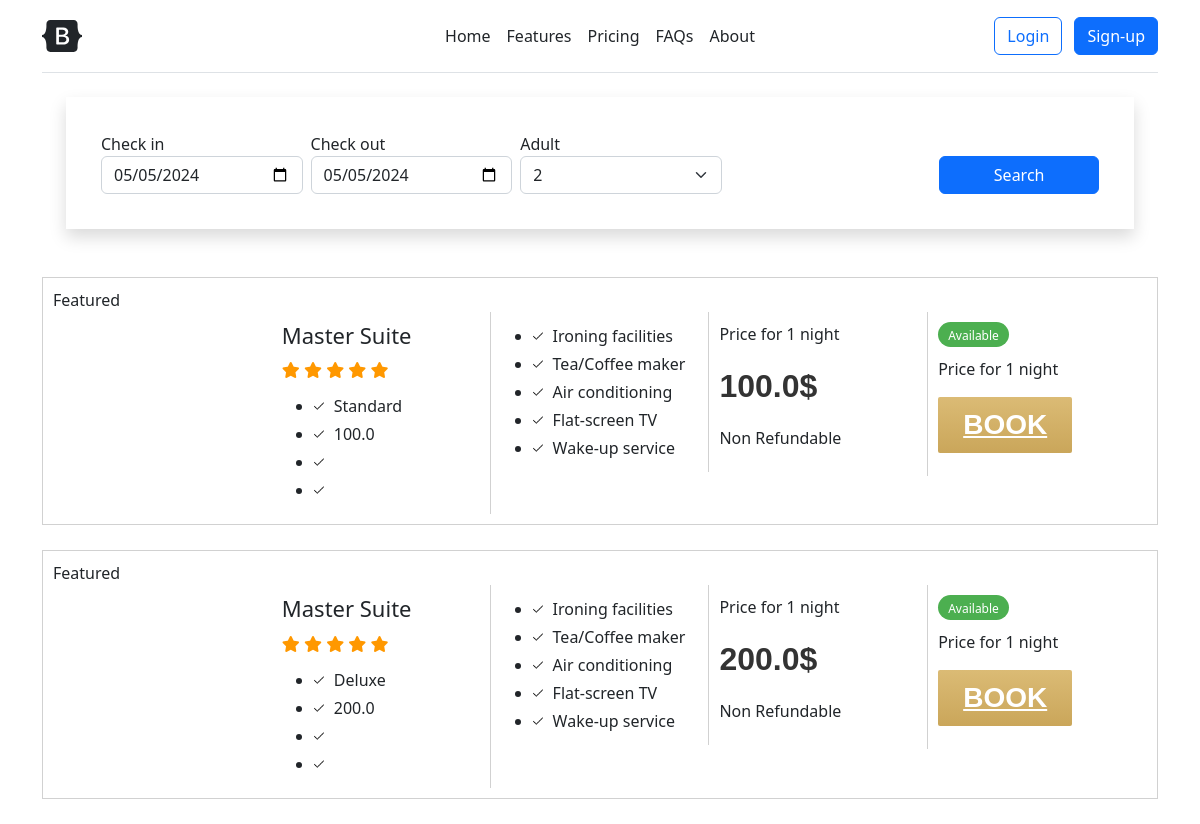
The page / on the database its author committed.
### models.py (models this page shows, shortened)
class Room(db.Model):
    id = db.Column(db.Integer, primary_key=True)
    room_no = db.Column(db.String(50))
    image = db.Column(db.String(255))
    description = db.Column(db.Text)
    room_type_id = db.Column(db.Integer, db.ForeignKey('room_type.id'))
    room_type = db.relationship('RoomType', backref=db.backref('room', lazy=True))

class RoomType(db.Model):
    id = db.Column(db.Integer, primary_key=True)
    name = db.Column(db.String(50))
    price_per_night = db.Column(db.Float)
    capacity = db.Column(db.Integer)
    bed_quantity = db.Column(db.Integer)
    def __str__(self) -> str:
        return self.name

### views.py (the view)
@app.route('/')
def index():
    current_time = datetime.now().strftime('%Y-%m-%d')
    rooms = models.Room.query.all()
    return render_template('index.html'
                           , current_time=current_time
                           , rooms=rooms)

### templates/index.html (shortened to what this page needs)
<!doctype html>
<html lang="en">
<head>
    <link rel="stylesheet" href="{{ url_for('static', filename='assets/css/fontawesome.css') }}" />
    <link rel="stylesheet" href="{{ url_for('static', filename='assets/css/brands.css') }}" />
    <link rel="stylesheet" href="{{ url_for('static', filename='assets/css/solid.css') }}" />
    <link rel="stylesheet" href="{{ url_for('static', filename='assets/dist/css/bootstrap.min.css') }}" />
    <link href="{{ url_for('static', filename='headers.css') }}" rel="stylesheet" />
</head>
<body>
    <main>
        <div class="container">
            <header
                class="d-flex flex-wrap align-items-center justify-content-center justify-content-md-between py-3 mb-4 border-bottom">
                <a href="/" class="d-flex align-items-center col-md-3 mb-2 mb-md-0 text-dark text-decoration-none">
                    <svg class="bi me-2" width="40" height="32" role="img" aria-label="Bootstrap">
                        <use xlink:href="#bootstrap" />
                    </svg>
                </a>
                <ul class="nav col-12 col-md-auto mb-2 justify-content-center mb-md-0">
                    <li><a href="#" class="nav-link px-2 link-dark">Home</a></li>
                    <li><a href="#" class="nav-link px-2 link-dark">Features</a></li>
                    <li><a href="#" class="nav-link px-2 link-dark">Pricing</a></li>
                    <li><a href="#" class="nav-link px-2 link-dark">FAQs</a></li>
                    <li><a href="#" class="nav-link px-2 link-dark">About</a></li>
                </ul>
                <div class="col-md-3 text-end">
                    {% if current_user.is_authenticated %}
                    <a class="btn my-btn btn-outline-primary" href="{{ url_for('logout') }}">Log-out</a>
                    {% else %}
                    <a type="button" class="btn btn-outline-primary me-2" href="{{ url_for('login') }}">Login</a>
                    <a type="button" class="btn btn-primary" href="#">Sign-up</a>
                    {% endif %}
                </div>
            </header>
            <div class="container-fluid booking pb-5 wow fadeIn" data-wow-delay="0.1s">
                <div class="container">
                    <div class="bg-white shadow" style="padding: 35px;">
                        <div class="row g-2">
                            <div class="col-md-10">
                                <div class="row g-2">
                                    <div class="col-md-3">
                                        <label for="date1">Check in</label>
                                        <input type="date" class="form-control" placeholder="Check in"
                                            name="checkin_date" value="{{ current_time }}" />
                                    </div>
                                    <div class="col-md-3">
                                        <label for="date2">Check out</label>
                                        <input type="date" class="form-control" placeholder="Check out"
                                            name="checkout_date" value="{{ current_time }}" />
                                    </div>
                                    <div class="col-md-3">
                                        <label for="room">Adult</label>
                                        <select class="form-select">
                                            <option value="2" selected>2</option>
                                        </select>
                                    </div>
                                </div>
                            </div>
                            <div class="col-md-2">
                                <a type="button" class="btn btn-primary w-100" href="{{ url_for('index') }}">Search</a>
                            </div>
                        </div>
                    </div>
                </div>
            </div>
            {% for room in rooms %}
            <div class="room">
                <div class="ribbon ribbon-top-left"><span>Featured</span>
                </div>
                <div class="r1 r-com"><img src="{{ room.image }}" alt="" />
                </div>
                <div class="r2 r-com">
                    <h4>Master Suite</h4>
                    <div class="r2-ratt">
                        <i class="fa fa-star"></i>
                        <i class="fa fa-star"></i>
                        <i class="fa fa-star"></i>
                        <i class="fa fa-star"></i>
                        <i class="fa fa-star"></i>
                    </div>
                    <ul>
                        <li>{{ room.room_type }}</li>
                        <li>{{ room.room_type.price_per_night }}</li>
                        <li></li>
                        <li></li>
                    </ul>
                </div>
                <div class="r3 r-com">
                    <ul>
                        <li>Ironing facilities</li>
                        <li>Tea/Coffee maker</li>
                        <li>Air conditioning</li>
                        <li>Flat-screen TV</li>
                        <li>Wake-up service</li>
                    </ul>
                </div>
                <div class="r4 r-com">
                    <p>Price for 1 night</p>
                    <p>
                        <span class="room-price-1">{{ room.room_type.price_per_night }}$</span>
                    </p>
                    <p>Non Refundable</p>
                </div>
                <div class="r5 r-com">
                    <div class="r2-available">Available</div>
                    <p>Price for 1 night</p>
                    <a href="{{ url_for('checkout_page', room_id=room.id) }}" class="inn-room-book">Book</a>
                </div>
            </div>
            {% endfor %}
        </div>
    </main>
</body>
</html>

### static/assets/css/brands.css (style rules this page uses)
:root, :host { --fa-style-family-brands: 'Font Awesome 6 Brands'; --fa-font-brands: normal 400 1em/1 'Font Awesome 6 Brands'; }

### static/assets/css/solid.css (style rules this page uses)
:root, :host { --fa-style-family-classic: 'Font Awesome 6 Free'; --fa-font-solid: normal 900 1em/1 'Font Awesome 6 Free'; }

### static/headers.css (style rules this page uses)
.room { position: relative; overflow: hidden; border: 1px solid #d1d1d1; padding: 10px; margin-bottom: 25px; -webkit-transition: all 0.5s ease; -moz-transition: all 0.5s ease; -o-transition: all 0.5s ease; transition: all 0.5s ease; }
.r2 { border-right: 1px solid #d1d1d1; }
.r2 h4 { margin-top: 0px; margin-bottom: 10px; font-size: 22px; }
.r3 { border-right: 1px solid #d1d1d1; }
.r4 { border-right: 1px solid #d1d1d1; }
.r-com { width: 20%; float: left; padding: 10px; }
.r-com ul { margin-bottom: 0px; }
.r-com ul li { background: url('../images/h-check.png') no-repeat left center; background-size: 10px; padding-left: 20px; line-height: 28px; }
.r2-ratt { margin-bottom: 10px; }
.r2-ratt i { color: #FF9800; }
.r2-available { background: #4CAF50; display: inline-block; padding: 5px 10px 2px 10px; border-radius: 44px; margin-bottom: 10px; color: #fff; font-size: 12px; }
.room-price-1 { font-size: 32px; font-weight: 600; font-family: 'Quicksand', sans-serif; color: #333; }
.inn-room-book { padding: 7px 25px; color: #fff; text-transform: uppercase; font-weight: 600; font-family: 'Quicksand', sans-serif; border-radius: 2px; width: 100%; font-size: 28px; display: table-caption; background: #d0ae64; background: -webkit-linear-gradient(to right, #d6ae7b, #eacda3); background: linear-gradient(to top, #caa65a, #dbbb75); }

### templates/index.html (style rules this page uses)
.bi { vertical-align: -.125em; fill: currentColor; }

### rows shown on the page
Room: room_type "Standard", room_type.price_per_night "100.0"
Room: room_type "Deluxe", room_type.price_per_night "200.0"
